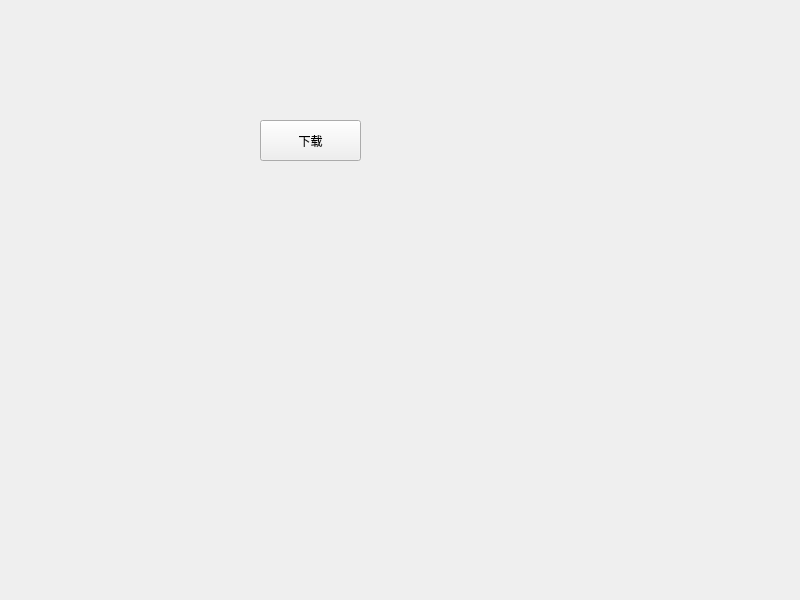
<?xml version="1.0" encoding="UTF-8"?>
<ui version="4.0">
 <class>Widget</class>
 <widget class="QWidget" name="Widget">
  <property name="geometry">
   <rect>
    <x>0</x>
    <y>0</y>
    <width>800</width>
    <height>600</height>
   </rect>
  </property>
  <property name="windowTitle">
   <string>Widget</string>
  </property>
  <widget class="QPushButton" name="pushButton">
   <property name="geometry">
    <rect>
     <x>260</x>
     <y>120</y>
     <width>101</width>
     <height>41</height>
    </rect>
   </property>
   <property name="text">
    <string>下载</string>
   </property>
  </widget>
 </widget>
 <resources/>
 <connections/>
</ui>
